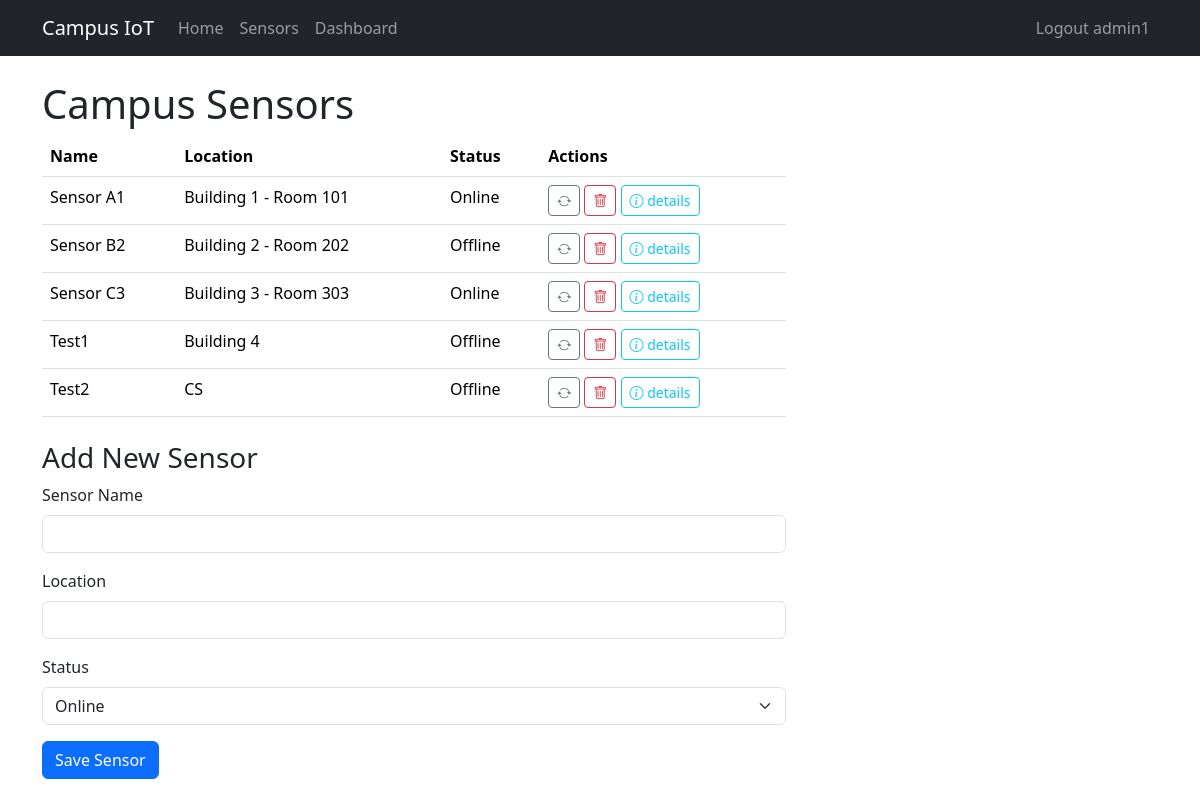
Page /sensors (signed in) on the earlier database version.
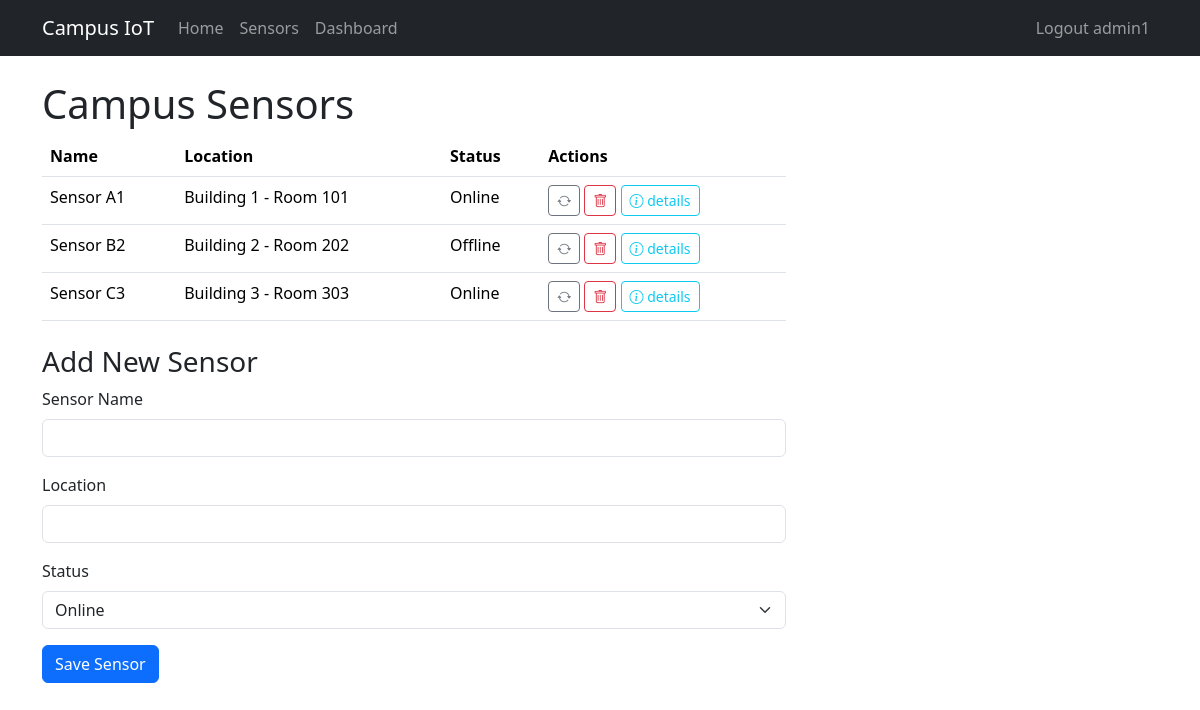
Same page on the later database version.
### app/models.py (models this page shows, shortened)
class Sensor(db.Model):
    __tablename__ = 'sensors'
    id = db.Column(db.Integer, primary_key=True)
    name = db.Column(db.String(64), nullable=False)
    location = db.Column(db.String(128), nullable=False)
    status = db.Column(db.String(20), nullable=False)
    calibrations = db.relationship('Calibration', backref='sensor', cascade='all, delete-orphan')
    feedbacks = db.relationship('Feedback', backref='sensor', cascade='all, delete-orphan')
    readings = db.relationship(
        'TemperatureReading',
        back_populates='sensor',
        cascade='all, delete-orphan',
        order_by='TemperatureReading.timestamp'
    )

### app/views.py (the view, shortened to what this page needs)
@bp.route('/sensors', methods=['GET', 'POST'], endpoint='sensors')
@login_required
def sensors():
    if current_user.role != 'admin':
        abort(403)
    sensor_form = SensorForm()
    action_form = ActionForm()
    all_sensors = db.session.scalars(db.select(Sensor)).all()
    return render_template(
        'sensor_list.html',
        title='Sensors',
        sensors=all_sensors,
        sensor_form=sensor_form,
        action_form=action_form
    )

### app/forms.py
class SensorForm(FlaskForm):
    name = StringField(
        'Sensor Name',
        validators=[DataRequired(), Length(max=64)]
    )
    location = StringField(
        'Location',
        validators=[DataRequired(), Length(max=128)]
    )
    status = SelectField(
        'Status',
        choices=[('online','Online'), ('offline','Offline')],
        validators=[DataRequired()]
    )
    submit = SubmitField('Save Sensor')

class ActionForm(FlaskForm):
    class Meta:
        csrf = False
    record_id = HiddenField(validators=[DataRequired()])
    submit = SubmitField('Go')

### app/models.py (called while the page is built)
@login.user_loader
def load_user(user_id: str):
    return User.query.get(int(user_id))

### app/templates/sensor_list.html (shortened to what this page needs)
{% extends "base.html" %}
{% block content %}
  <h1 class="mt-4">Campus Sensors</h1>
  <div class="col-lg-8">
    <table class="table">
      <thead>
        <tr>
          <th>Name</th>
          <th>Location</th>
          <th>Status</th>
          <th>Actions</th>
        </tr>
      </thead>
      <tbody>
        {% for sensor in sensors %}
        <tr>
          <td>{{ sensor.name }}</td>
          <td>{{ sensor.location }}</td>
          <td>{{ sensor.status.capitalize() }}</td>
          <td>
            <form action="{{ url_for('main.toggle_sensor_status') }}"
                  method="post"
                  style="display:inline">
              <button class="btn btn-sm btn-outline-secondary" type="submit"
                      title="Toggle Status">
                <i class="bi bi-arrow-repeat"></i>
              </button>
            </form>
            <form action="{{ url_for('main.remove_sensor') }}"
                  method="post"
                  style="display:inline">
              <button class="btn btn-sm btn-outline-danger" type="submit">
                <i class="bi bi-trash"></i>
              </button>
            </form>
            <a href="{{ url_for('main.sensor_detail', id=sensor.id) }}"
               class="btn btn-sm btn-outline-info"
               title="Details">
              <i class="bi bi-info-circle"></i> details
            </a>
          </td>
        </tr>
        {% endfor %}
      </tbody>
    </table>
    <h3 class="mt-4">Add New Sensor</h3>
    {% import "bootstrap_wtf.html" as wtf %}
    {{ wtf.quick_form(sensor_form) }}
  </div>
{% endblock %}

Differences in the rows shown:
removed Sensor: name "Test1", location "Building 4", status "Offline"
removed Sensor: name "Test2", location "CS", status "Offline"
